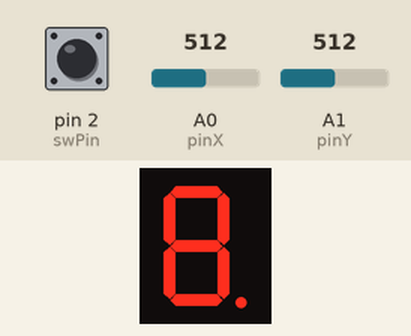
This sketch was run on a simulated Arduino Uno, built with avr-gcc and run on an emulated ATmega328P. On the bench: 1-digit seven-segment display. Wiring (inferred from the names in the program): 1-digit 7-segment display, segments lit when LOW: segments pin 10, pin 9, pin 8, pin 7, pin 6, pin 5, pin 4, pin 12. The test bench sets the inputs (shaded band); at power-on: A0 (pinX) = 512, pin 2 (swPin) HIGH, A1 (pinY) = 512. The segment pins are drawn as the display they are named for.

Above: at 0.2 s.
At 1.25 s:
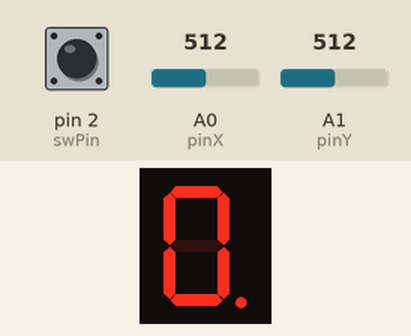
1.3 s: A0 (pinX) set to 470
At 1.7 s:
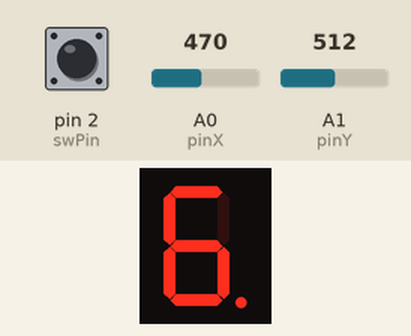
3.1 s: pin 2 (swPin) pulled LOW for 0.15 s
Timing chart, 0 to 6.1 s (numbered marks = the images above; inputs shaded):
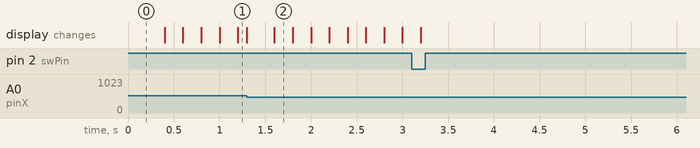

The sketch:

homework_3.ino
```cpp
// Define the pin numbers for various components
const int pinA = 12;
const int pinB = 10;
const int pinC = 9;
const int pinD = 8;
const int pinE = 7;
const int pinF = 6;
const int pinG = 5;
const int pinDP = 4;
const int pinX = A0;
const int pinY = A1;
const int swPin = 2;
const int numSegments = 8;
byte segmentState = HIGH; // Initial segment state

int xJoyValue = 0;
int yJoyValue = 0;
byte swState = HIGH;
byte lastSwState = HIGH;
long lastSwitchTime = 0;
long lastSwitchTimeLong = 0;
int debounceInterval = 100;
int longDebounceInterval = 1000;
byte currentSwitchReading = LOW;
byte lastSwitchReading = LOW;
bool joystickReading = false;
bool lastJoystickReading = false;
byte longPressState = LOW;

// Pin assignments for the 7-segment display
const int segmentPins[numSegments] = {
  pinA, pinB, pinC, pinD, pinE, pinF, pinG, pinDP
};

byte segmentStates[numSegments] = {
  LOW, LOW, LOW, LOW, LOW, LOW, LOW, LOW
};
const int lowerThreshold = 480;
const int upperThreshold = 580;
bool hasJoystickMoved = false;
bool currentState = true;
int currentSegmentIndex = numSegments - 1;
int lastSegmentIndex = numSegments - 1;

unsigned long blinkInterval = 200;
unsigned long lastBlinkTime = 0;
const int restartTime = 2000;
unsigned long restartTimer = 2000;
const int numDirections = 4;

// Defines the relationship between segments and their neighboring segments for joystick control
int segmentNeighbors[numSegments][numDirections] = {
  // UP DOWN LEFT RIGHT (-1 - None)
  -1, 6, 5, 1,   // LED a
  0, 6, 5, -1,   // LED b
  6, 3, 4, 7,   // LED c
  6, -1, 4, 2,   // LED d
  6, 3, -1, 2,   // LED e
  0, 6, -1, 1,   // LED f
  0, 3, -1, -1,  // LED g
  -1, -1, 2, -1  // LED dp
};
const int directionUp = 0;
const int directionDown = 1;
const int directionLeft = 2;
const int directionRight = 3;
int neighborIndex = 0;

void setup() {
  pinMode(swPin, INPUT_PULLUP);
  for (int i = 0; i < numSegments; ++i) {
    pinMode(segmentPins[i], OUTPUT); //
  }
}

void loop() {
  readSwitchState();
  blinkSegment();
  handleJoystick();
}

// Function to read and debounce the state
void readSwitchState() {
  currentSwitchReading = digitalRead(swPin);

  if (currentSwitchReading != lastSwitchReading) {
    lastSwitchTime = millis();
  }

  // Handle long press and normal press events
  if (millis() - lastSwitchTime > longDebounceInterval) {
    if (currentSwitchReading != longPressState) {
      handleLongPress(currentSwitchReading);
    }
  } else if (millis() - lastSwitchTime > debounceInterval) {
    handleNormalPress(currentSwitchReading);
  }
  lastSwitchReading = currentSwitchReading;
}

// Function to handle a long press
void handleLongPress(byte newSwitchState) {
  longPressState = newSwitchState;
  if (longPressState == LOW) {
    resetSegmentStates(); // Reset segment states
  }
}

// Function to handle a normal press
void handleNormalPress(byte newSwitchState) {
  swState = newSwitchState;
  if (swState == LOW) {
    currentState = !currentState; // Toggle the current state
  }
}

// Function to blink the current segment
void blinkSegment() {
  if (millis() - lastBlinkTime >= blinkInterval) {
    lastBlinkTime = millis();
    segmentState = !segmentState;
    digitalWrite(segmentPins[currentSegmentIndex], segmentState);
  }
}

void handleJoystick() {
  xJoyValue = analogRead(pinX);
  yJoyValue = analogRead(pinY);

  // Handle joystick button press
  if (swState == 0 && swState != lastSwState) {
    segmentStates[currentSegmentIndex] = !segmentStates[currentSegmentIndex];
    restartTimer = millis();
  }
  lastSwState = swState;

  if (!hasJoystickMoved) {
    int direction = getJoystickDirection(xJoyValue, yJoyValue);
    if (direction != -1) {
      moveToNeighbor(currentSegmentIndex, direction);
      hasJoystickMoved = true;
    }
  }

  if (xJoyValue > lowerThreshold && xJoyValue < upperThreshold && yJoyValue > lowerThreshold && yJoyValue < upperThreshold) {
    hasJoystickMoved = false;
  }
}

// Function to determine the joystick direction
int getJoystickDirection(int xValue, int yValue) {
  if (xValue > upperThreshold) {
    return directionRight;//move right
  } else if (xValue < lowerThreshold) {
    return directionLeft;//move left
  } else if (yValue > upperThreshold) {
    return directionDown;//move down
  } else if (yValue < lowerThreshold) {
    return directionUp;//move up
  } else {
    return -1;
  }
}

// Function to move to a neighboring segment based on joystick input
void moveToNeighbor(int &currentSegmentIndex, int direction) {
  int neighborIndex = segmentNeighbors[currentSegmentIndex][direction];
  if (neighborIndex != -1){// -1 means wall
    int lastSegmentIndex = currentSegmentIndex;
    currentSegmentIndex = neighborIndex;
    digitalWrite(segmentPins[lastSegmentIndex], segmentStates[lastSegmentIndex]);
  }
}

// Function to reset all segment states
void resetSegmentStates() {
  for (int i = 0; i < numSegments; ++i) {
    digitalWrite(segmentPins[i], LOW);
    segmentStates[i] = LOW;
  }
  currentSegmentIndex = numSegments - 1;
  currentState = true;
}
```
